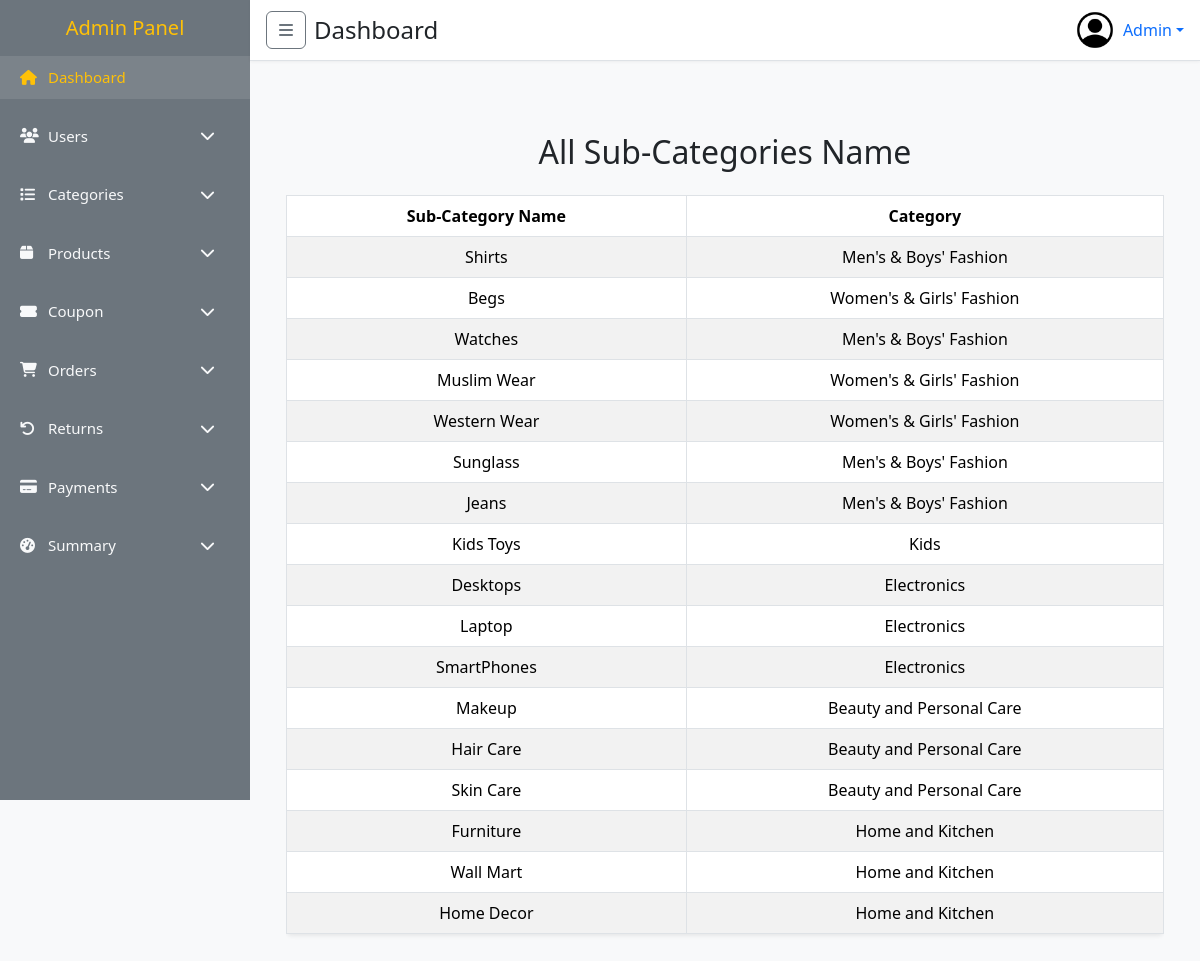
Before: /admin/all_sub_category.php with the older database file.
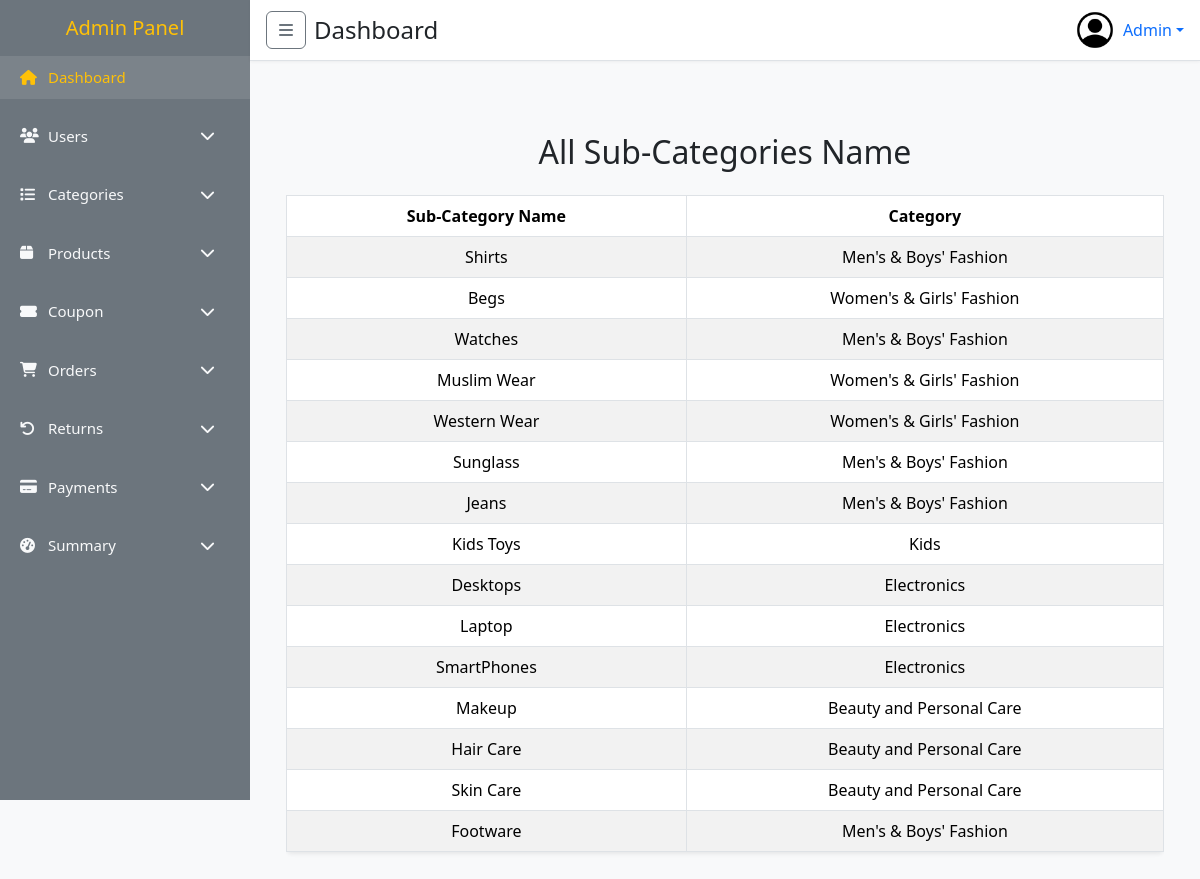
After: the same page with the newer database file.
### tables this page shows
CREATE TABLE `sub_category` (
  `id` int(11) NOT NULL,
  `name` varchar(255) DEFAULT NULL,
  `category_id` int(11) DEFAULT NULL,
  `created_at` datetime DEFAULT current_timestamp(),
  `updated_at` datetime DEFAULT current_timestamp()
);

CREATE TABLE `categories` (
  `id` int(11) NOT NULL,
  `name` varchar(255) DEFAULT NULL,
  `status` tinyint(1) NOT NULL DEFAULT 1,
  `created_at` datetime DEFAULT current_timestamp(),
  `updated_at` datetime DEFAULT current_timestamp()
);

### admin/all_sub_category.php (the view, shortened to what this page needs)
<?php
require "inc/he.php";
require "inc/sidebar.php";
require "inc/nav.php";
require "../config/db.php";
$query = "
  SELECT sc.id, sc.name AS sub_name, c.name AS category_name
  FROM sub_category sc
  JOIN categories c ON sc.category_id = c.id
";
$result = mysqli_query($con, $query);
?>
<main class="p-4">
    <div class="container mt-5">
        <h2 class="mb-4 text-center">All Sub-Categories Name</h2>
        <?php if (mysqli_num_rows($result) > 0): ?>
            <div class="table-responsive">
                <table class="table table-striped table-hover table-bordered shadow-sm rounded">
                    <thead class="thead-dark">
                        <tr class="text-center">
                            <th>Sub-Category Name</th>
                            <th>Category</th>
                        </tr>
                    </thead>
                    <tbody>
                        <?php while ($row = mysqli_fetch_assoc($result)): ?>
                            <tr class="text-center">
                                <td><?php echo htmlspecialchars($row['sub_name']); ?></td>
                                <td><?php echo htmlspecialchars($row['category_name']); ?></td>
                            </tr>
                        <?php endwhile; ?>
                    </tbody>
                </table>
            </div>
        <?php else: ?>
            <div class="alert alert-warning text-center">No sub-categories found.</div>
        <?php endif; ?>
    </div>
</main>
<link href="https://cdn.jsdelivr.net/npm/bootstrap-icons/font/bootstrap-icons.css" rel="stylesheet">
<?php require "inc/footer.php"; ?>

Changed rows visible on the page:
removed sub_category: name "Furniture", category.name "Home and Kitchen"
removed sub_category: name "Wall Mart", category.name "Home and Kitchen"
removed sub_category: name "Home Decor", category.name "Home and Kitchen"
added sub_category: name "Footware", category.name "Men's & Boys' Fashion"
